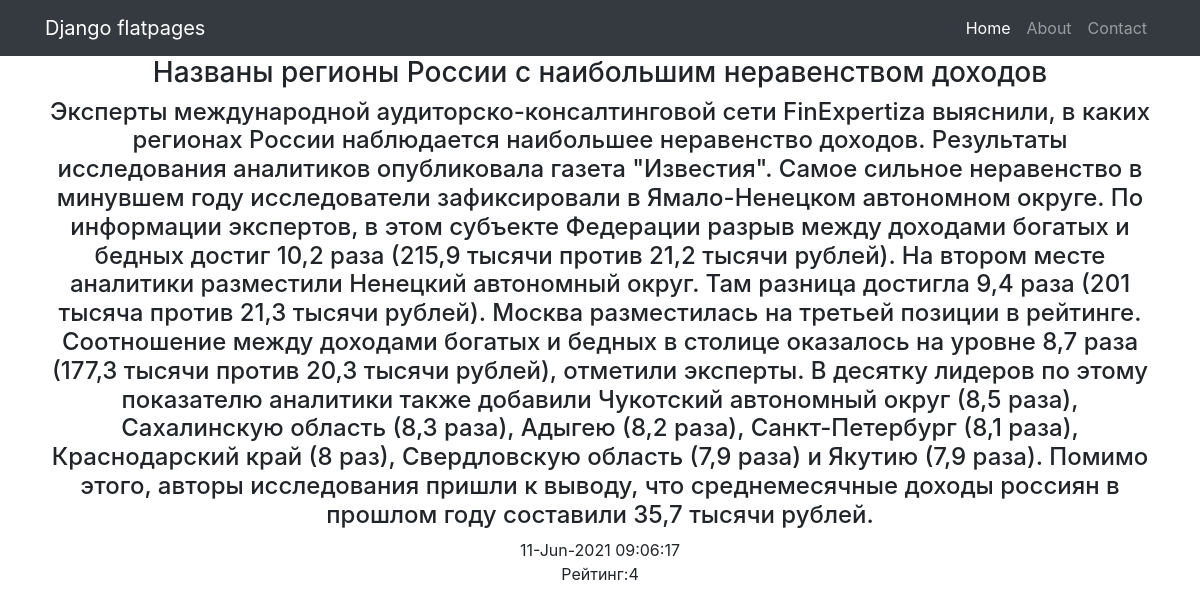
Screenshot of /news/1 with the database file from the repository.
### newnews/models.py (models this page shows, shortened)
class Post(models.Model):
    news = 'Новость'
    article = 'Статья'
    Posts = [
        (news, 'Новость'),
        (article, 'Статья')
    ]
    Post_type = models.CharField(max_length=20, choices= Posts, default=news)
    Post_time = models.DateTimeField(auto_now_add=True)
    Post_title = models.CharField(max_length=255)
    Post_text = models.TextField()
    Post_rating = models.IntegerField(default=0)
    author = models.ForeignKey(Author, on_delete=models.CASCADE)
    Post_category = models.ManyToManyField(Category, through='PostCategory')
    class Meta:
        verbose_name = 'Новость'
        verbose_name_plural = 'Новости'
        ordering = ['-Post_time']

### newnews/views.py (the view)
# urls.py: path('<int:pk>', NewsDetail.as_view()),
class NewsDetail(DetailView):
    model = Post  # модель всё та же, но мы хотим получать детали конкретно отдельного товара
    template_name = 'new.html'  # название шаблона будет product.html
    context_object_name = 'new'  # название объекта. в нём будет

### newnews/templates/newnews/new.html (shortened to what this page needs)
{% extends 'newnews/default.html' %}
{% load custom_filters %}
{% block content %}
<h3>{{ new.Post_title }}</h3>
<h4> {{ new.Post_text }} </h4>
{{new.Post_time|date:'d-M-Y h:m:s'}}
<br>Рейтинг:{{new.Post_rating}}
{% endblock content %}

### rows the page displays
Post: Post_title "Названы регионы России с наибольшим неравенством доходов", Post_text "Эксперты международной аудиторско-консалтинговой сети FinExpertiza выяснили, в каких регионах России наблюдается наибольшее неравенство доходов. Результаты исследования аналитиков опубликовала газета \"Известия\". Самое сильное неравенство в минувшем году исследователи зафиксировали в Ямало-Ненецком автономном округе. По информации экспертов, в этом субъекте Федерации разрыв между доходами богатых и бедных достиг 10,2 раза (215,9 тысячи против 21,2 тысячи рублей). На втором месте аналитики разместили Ненецкий автономный округ. Там разница достигла 9,4 раза (201 тысяча против 21,3 тысячи рублей). Москва разместилась на третьей позиции в рейтинге. Соотношение между доходами богатых и бедных в…", Post_time "11-Jun-2021 09:06:17", Post_rating "4"
